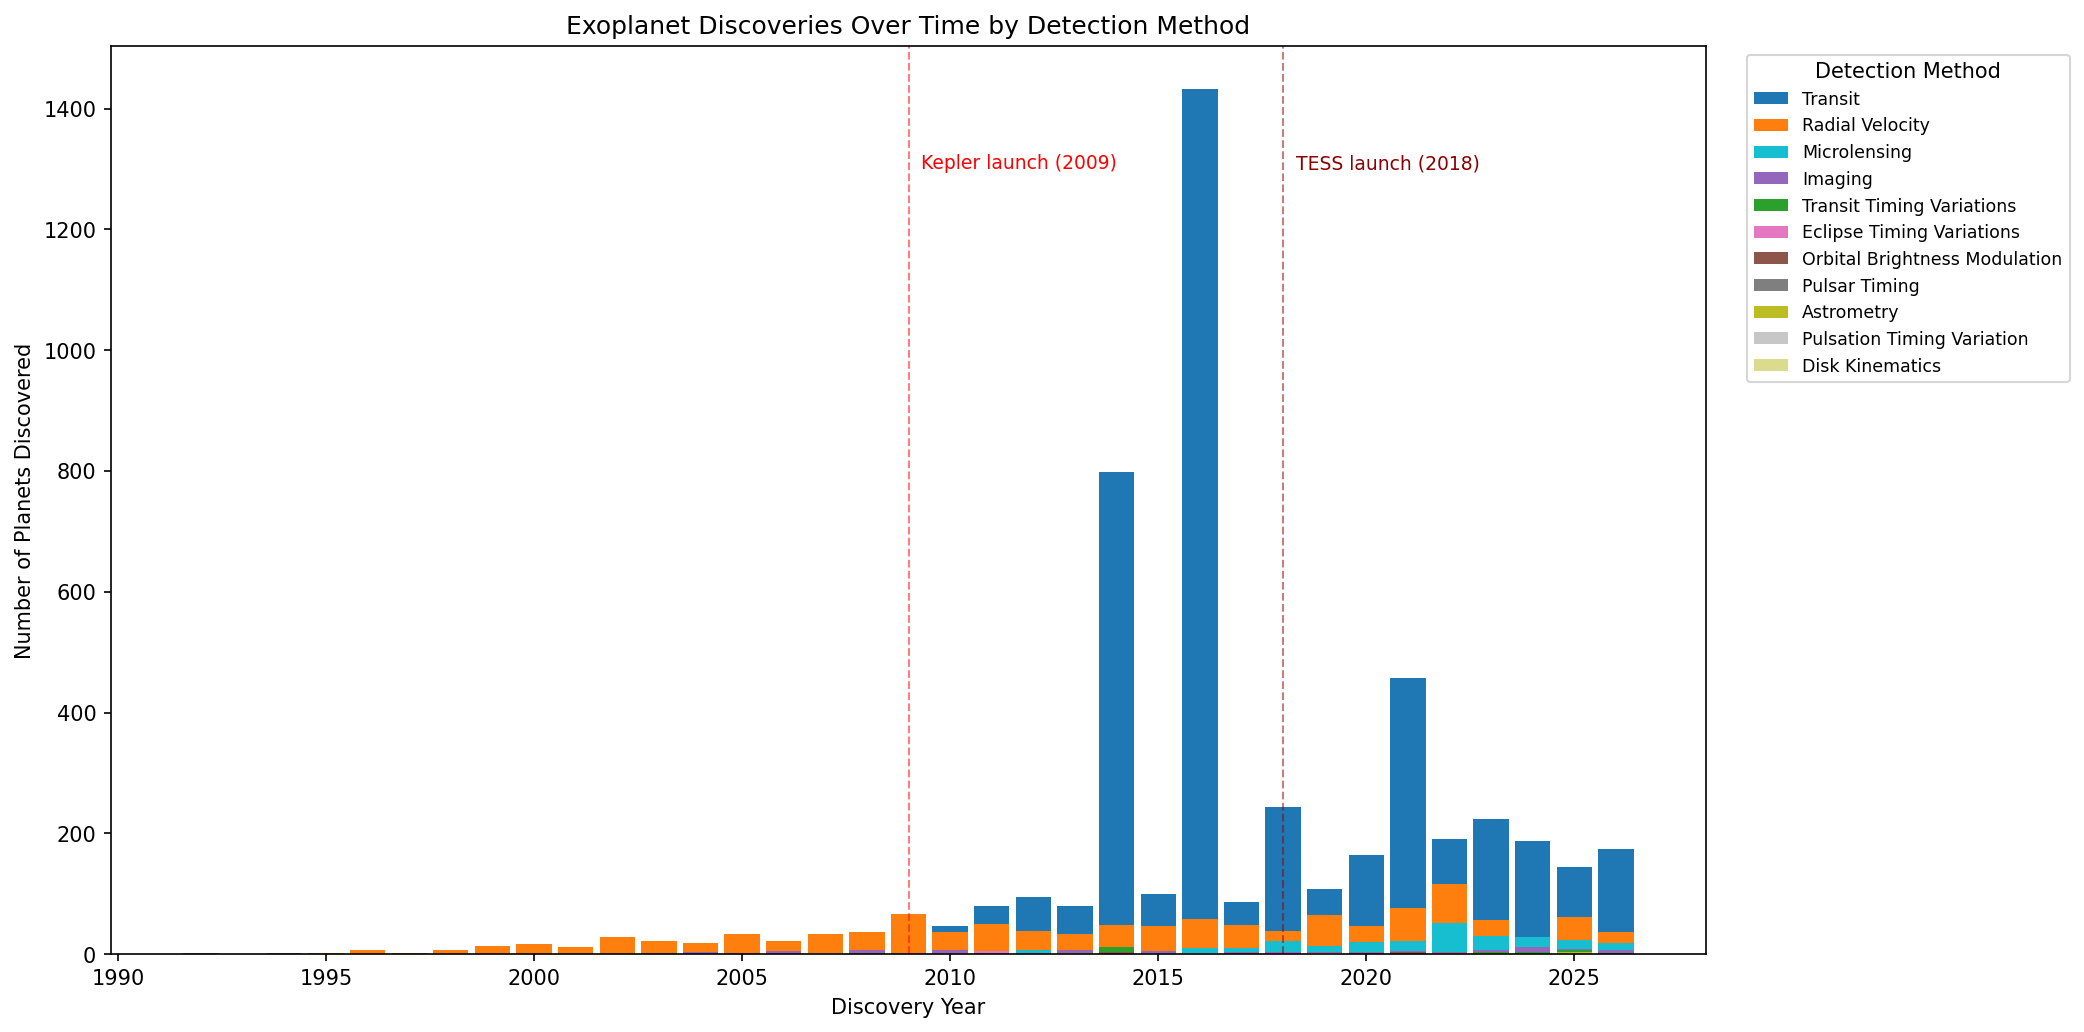

Reproduce this figure in Python.
import matplotlib.pyplot as  plt 
import pandas as pd

df = pd.read_csv("raw_data_files/exoplanets_raw.csv" , comment = "#")
df_clean = df.dropna(subset=['disc_year', 'discoverymethod'])

grouped = df_clean.groupby(['disc_year', 'discoverymethod'])



counts = grouped.size()
clean_table = counts.unstack(fill_value =0)

years = clean_table.index
# discovery methods
transit = clean_table["Transit"] 
radial_velocity = clean_table["Radial Velocity"]
microlensing = clean_table["Microlensing"]
imaging = clean_table["Imaging"]
transit_timing_variations = clean_table["Transit Timing Variations"]
eclipse_timing_variations = clean_table["Eclipse Timing Variations"]
orbital_brightness_modulation = clean_table["Orbital Brightness Modulation"]
pulsar_timing = clean_table ["Pulsar Timing"]
astrometry = clean_table["Astrometry"]
pulsation_timing_variation = clean_table["Pulsation Timing Variations"]
disk_kinematics = clean_table["Disk Kinematics"]


bar_width = 0.85
fig , ax = plt.subplots(figsize = (14 , 7))
plt.bar(years , transit , color = "#1f77b4" , label = "Transit" , width= bar_width)
plt.bar(years , radial_velocity , color = "#ff7f0e" ,label = "Radial Velocity", width = bar_width)
plt.bar(years , microlensing , color = "#17becf" , label = "Microlensing", width = bar_width)
plt.bar(years , imaging, color = "#9467bd" , width = bar_width , label = "Imaging")
plt.bar(years , transit_timing_variations , color = "#2ca02c" , width = bar_width, label = "Transit Timing Variations")
plt.bar(years , eclipse_timing_variations , color = "#e377c2" , width = bar_width, label = "Eclipse Timing Variations")
plt.bar(years , orbital_brightness_modulation , color = "#8c564b" , width = bar_width, label = "Orbital Brightness Modulation")
plt.bar(years , pulsar_timing , color = "#7f7f7f" , width = bar_width , label = "Pulsar Timing")
plt.bar(years , astrometry , color = "#bcbd22" , width = bar_width , label = "Astrometry")
plt.bar(years , pulsation_timing_variation , color = "#c7c7c7" , width = bar_width, label = "Pulsation Timing Variation")
plt.bar(years , disk_kinematics , color = "#dbdb8d", width = bar_width, label = "Disk Kinematics")


ax.set_xlabel('Discovery Year')
ax.set_ylabel('Number of Planets Discovered')
ax.set_title('Exoplanet Discoveries Over Time by Detection Method')
ax.legend(title='Detection Method', bbox_to_anchor=(1.02, 1), loc='upper left', fontsize='small')

ax.axvline(x=2009, color='red', linestyle='--', alpha=0.5, linewidth=1)
ax.text(2009.3, 1300, 'Kepler launch (2009)', color='red', fontsize=9, rotation=0)

ax.axvline(x=2018, color='darkred', linestyle='--', alpha=0.5, linewidth=1)
ax.text(2018.3, 1300, 'TESS launch (2018)', color='darkred', fontsize=9)




plt.tight_layout()
#plt.savefig("graph1_discoveries_over_time.png", dpi=150, bbox_inches='tight')
plt.show()
